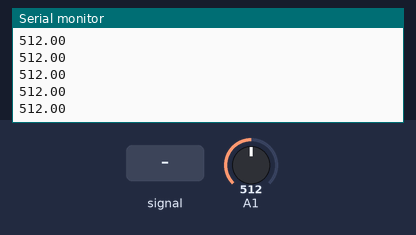
A sketch run on a simulated Arduino Uno, built with avr-gcc and run on an emulated ATmega328P. Parts: the last lines printed to the serial monitor. The inputs (shaded band) are chosen by the test bench; at power-on: A1 = 512.

Above: at 1.2 s.
1.3 s: A1 fed a 200 Hz sine of ±81 counts around its level
At 1.35 s:
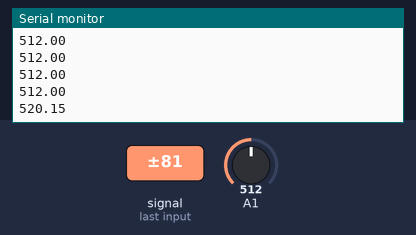
2.8 s: A1 set to 716
At 2.8 s:
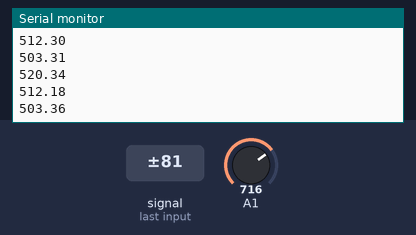
4.3 s: A1 set to 900
At 4.32 s:
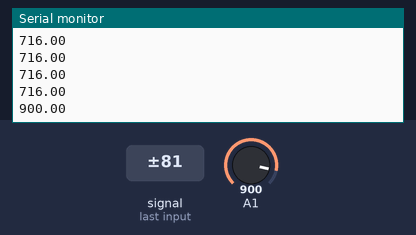
Timing chart, 0 to 7.3 s (numbered marks = the images above; inputs shaded):
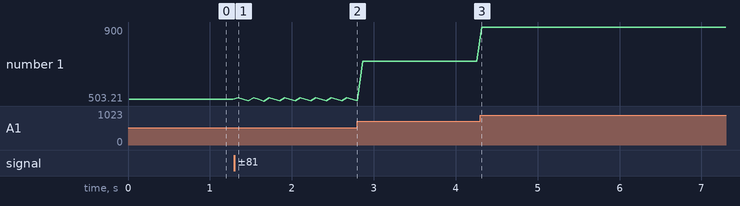

The sketch:

Filtro_2.ino
```cpp
//Filtro_2.ino

float senv=0;

void setup(){
	Serial.begin(9600);
}

void loop(){
	senv=promedio(100,1);
	Serial.println(senv);
	delay(50);
}


float promedio(int nlect,int senpin){
	float aux=0.0;
	for(int con=1; con<=nlect; con++){
		aux=aux+analogRead(senpin);
		delayMicroseconds(10);
	}
	return (aux/nlect);
}
```

Measured:
- after the input at 1.3 s, the serial monitor: prints a new line at once (image 1)
- after the input at 4.3 s, the serial monitor: prints a new line at once (image 3)
- plotted number 1: 512 → 503.36 after the input at 1.3 s, 503.36 → 716 after the input at 2.8 s, 716 → 900 after the input at 4.3 s
